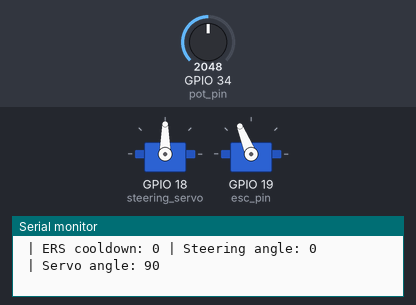
A sketch run on a simulated ESP32. Shown: 2 × servo, the last lines printed to the serial monitor. The inputs (shaded band) are chosen by the test bench; at power-on: GPIO 34 (pot_pin) = 2048.

Above: at 3.2 s.
3.3 s: GPIO 34 (pot_pin) set to 2866
At 4.3 s:
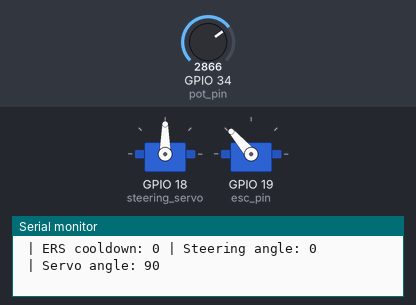
5.0 s: GPIO 34 (pot_pin) set to 3603
At 6.3 s:
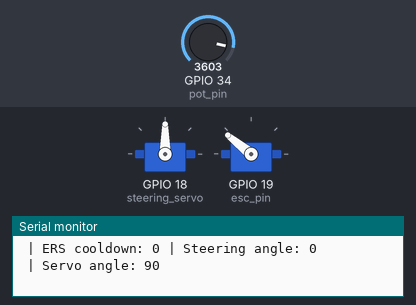
6.6 s: GPIO 34 (pot_pin) set to 2047
At 9.6 s:
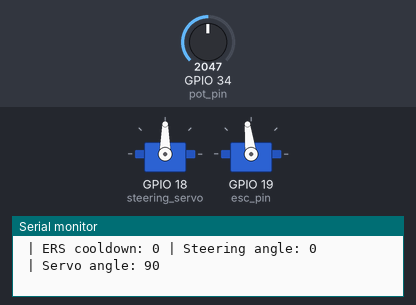
9.7 s: GPIO 34 (pot_pin) set to 1228
At 10.9 s:
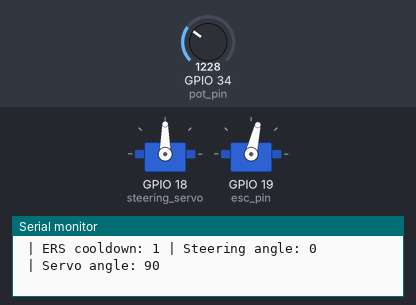
11.2 s: GPIO 34 (pot_pin) set to 2040
At 11.8 s:
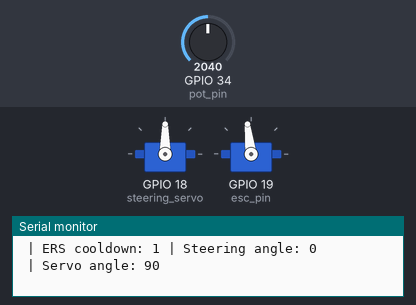
12.8 s: GPIO 34 (pot_pin) set to 0
At 13.8 s:
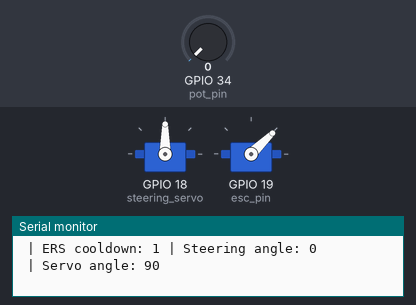
Timing chart, 0 to 15.4 s (numbered marks = the images above; inputs shaded):
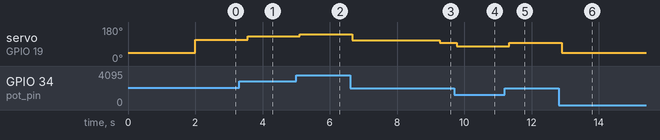

Measured:
- after the input at 3.3 s, servo on GPIO 19 (esc_pin): 112° → 131° after 0.26 s
- after the input at 5.0 s, servo on GPIO 19 (esc_pin): 131° → 141° after 0.11 s
- after the input at 6.6 s, servo on GPIO 19 (esc_pin): 141° → 111° after 0.07 s, → 97° 2.6 s later
- after the input at 9.7 s, servo on GPIO 19 (esc_pin): 97° → 77° after 0.08 s
- after the input at 11.2 s, servo on GPIO 19 (esc_pin): 77° → 97° after 0.13 s
- after the input at 12.8 s, servo on GPIO 19 (esc_pin): 97° → 44° after 0.09 s

The sketch:

Roadrunner_main.ino
```cpp
#include <ESP32Servo.h>
#include <esp_task_wdt.h>

Servo steering_servo;
Servo motor_ESC;

int esc_signal = 1000;
int max_power_percent = 0;
int max_steer_angle = 0;
int ers_duration = 0;
int pot_value = 0; //potentiometer value
int power_percent = 0;
bool simulation_mode = true; //giving fake values till i get  the NRF
int throttle_input = 0;
int steering_input = 2048;
int steering_angle = 0;
int servo_angle = 90;
int requested_power_percent = 0;
int final_power_percent = 0;
bool ERS_pressed = false;//for simulation
bool DRS_pressed = false;//for simulation
bool ERS_allowed = false;
bool DRS_allowed = false;
unsigned long DRS_open_time= 0;
const unsigned long DRS_min_use_Time = 2000;
const int DRS_close_steering_angle = 10;
bool ERS_active = false;
bool DRS_active = false;
bool pit_mode = false;
int power_delta_percent = 0;
int effective_power_limit_percent = 0;
unsigned long ERS_start_time = 0;
unsigned long ERS_last_time_used = 0;
const unsigned long ERS_MAX_DURATION = 7000; // 7 sec
const unsigned long ERS_COOLDOWN = 20000; //20 sec
bool ERS_on_cooldown = false;

int pot_pin = 34;
int esc_pin = 19;


void startupCheck() {

}

void handleSpeedLimiter() {
    if(pit_mode == true){
        max_power_percent = 10;
        ERS_allowed = false;
        DRS_allowed = false;

    }
    else{
        pot_value = analogRead(pot_pin);
        power_percent = map(pot_value, 0, 4095, 0, 100);//plots pot values of 0 to1023 to 0 to 100 %
        max_power_percent = power_percent;

        if(power_percent <= 20) {
            ERS_allowed = false;
            DRS_allowed = false;

        }
        else{
            ERS_allowed = true;
            DRS_allowed = true;
        }
    }

}

void handleERS() {
   unsigned long current_time = millis();
   if(current_time - ERS_last_time_used < ERS_COOLDOWN) {
    ERS_on_cooldown = true;
   }
   else {
    ERS_on_cooldown = false;
   }
   if(ERS_allowed == true && ERS_pressed == true && ERS_on_cooldown == false &&  ERS_active == false) {
        ERS_active = true;
        ERS_start_time = current_time;
   }

    if(ERS_active == true) {
        if(current_time - ERS_start_time >= ERS_MAX_DURATION) {
            ERS_active = false;
            ERS_last_time_used = current_time; // current_time gets created in line 59
        }
        if(ERS_pressed == false || ERS_allowed == false) {
            ERS_active = false;
            ERS_last_time_used = current_time;
        }
    }

}

void handleSafetySystems() {

}


void readRemoteInputs() {
    if(simulation_mode == true) {
        throttle_input = 4095; // Only for SIMULATIONN
        steering_input = 2048; // for Wowki testings
        ERS_pressed = true;
        DRS_pressed = true;
        pit_mode = false;

    }
    else{
        //future NRF repute inpput code
    }
}

void readSensors() {

}

void handleSteering() {
    max_steer_angle = map(final_power_percent, 0, 100, 45, 15);
    steering_angle = map(steering_input, 0, 4095, -max_steer_angle, max_steer_angle);

    servo_angle = map(steering_angle, -max_steer_angle, max_steer_angle, 60, 120);
    steering_servo.write(servo_angle);
}

void handleThrottle() {
    requested_power_percent = map(throttle_input, 0, 4095, 0, 100);

    power_delta_percent = 0;
    if(DRS_active == true) {
        power_delta_percent += 5;
    }
    if(ERS_active == true) {
        power_delta_percent += 15;
    }

    effective_power_limit_percent = max_power_percent + power_delta_percent;

    if(effective_power_limit_percent > 100) {
        effective_power_limit_percent = 100;

    }

    if(requested_power_percent > effective_power_limit_percent) {
        final_power_percent = effective_power_limit_percent;
    }
    else{
        final_power_percent = requested_power_percent;
    }

}

void handleCommunication() {

}

void handleGyromode() {

}

void handleTelemetry() {
    Serial.print("Throttle: ");
    Serial.print(throttle_input);

    Serial.print(" | Steering: ");
    Serial.print(steering_input);

    Serial.print(" | Max power: ");
    Serial.print(max_power_percent);

    Serial.print(" | ERS allowed: ");
    Serial.print(ERS_allowed);

    Serial.print(" | DRS Allowed: ");
    Serial.print(DRS_allowed);

    Serial.print(" | Pit mode: ");
    Serial.print(pit_mode);

    Serial.print(" | Requested Power: ");
    Serial.println(requested_power_percent);

    Serial.print(" | ERS Active: ");
    Serial.print(ERS_active);

    Serial.print(" | DRS active: ");
    Serial.print(DRS_active);

    Serial.print(" | Power Delta: ");
    Serial.print(power_delta_percent);

    Serial.print(" | Effective power limit: ");
    Serial.print(effective_power_limit_percent);

    Serial.print(" | Final power: ");
    Serial.println(final_power_percent);

    Serial.print(" | ERS cooldown: ");
    Serial.print(ERS_on_cooldown);

    Serial.print(" | Steering angle: ");
    Serial.println(steering_angle);

    Serial.print(" | Servo angle: ");
    Serial.println(servo_angle);

    delay(500);
}


void handleDRS() {
    if(DRS_allowed == true && DRS_pressed == true) {
        DRS_active = true;
    }
    else {
        DRS_active = false;
    }

}

void handleFailSafe() {

}

void handleMotorOutput() {
    esc_signal = map(final_power_percent, 0, 100, 1000, 2000);
    motor_ESC.writeMicroseconds(esc_signal);
}

void setup() {
Serial.begin(115200);
pinMode(pot_pin, INPUT);
esp_task_wdt_init(3,true);
esp_task_wdt_add(NULL);
ERS_last_time_used = millis() - ERS_COOLDOWN;
steering_servo.attach(18);
motor_ESC.attach(esc_pin);
motor_ESC.writeMicroseconds(1000);
delay(2000);
}

void loop() {

    esp_task_wdt_reset();

    readRemoteInputs();

    readSensors();

    handleCommunication();

    handleSpeedLimiter();

    handleERS();

    handleDRS();

    handleThrottle();

    handleMotorOutput();

    handleSteering();

    handleFailSafe();

    handleTelemetry();

}
```
